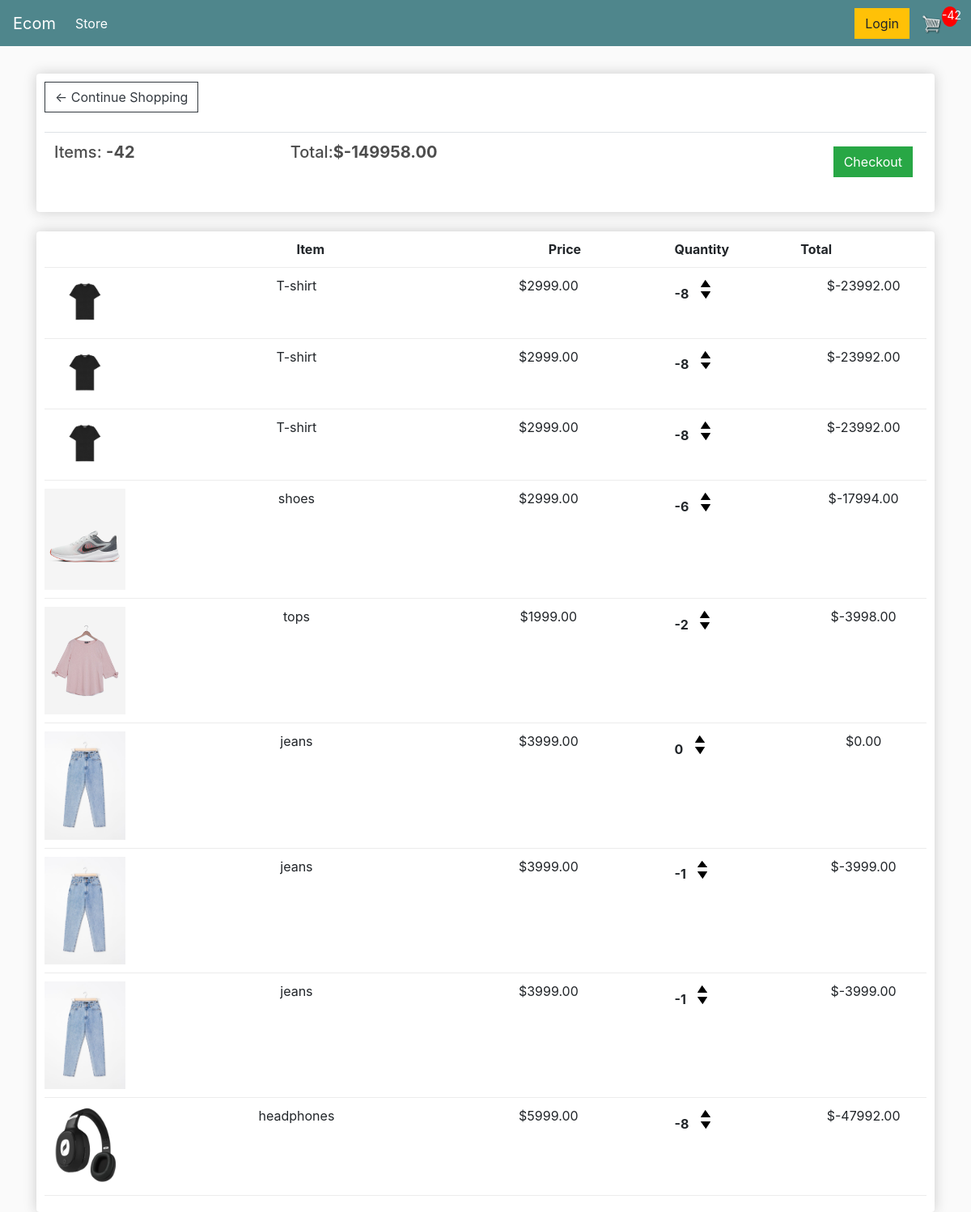
The app's page /cart/ (signed in) with its own data.
### store/models.py (models this page shows, shortened)
class Order(models.Model):
    customer = models.ForeignKey(Customer, on_delete=models.SET_NULL, null=True, blank=True)
    date_ordered = models.DateTimeField(auto_now_add=True)
    complete = models.BooleanField(default=False, null=True, blank=False)
    transaction_id = models.CharField(max_length=200, null=True)
    @property
    def get_cart_total(self):
        orderitems= self.orderitem_set.all()
        total = sum([item.get_total for item in orderitems])
        return total
    @property
    def get_cart_items(self):
        orderitems = self.orderitem_set.all()
        total = sum([item.quantity for item in orderitems])
        return total

class OrderItem(models.Model):
    product = models.ForeignKey(Product, on_delete=models.SET_NULL, null=True, blank=True)
    order = models.ForeignKey(Order, on_delete=models.SET_NULL, null=True, blank=True)
    quantity = models.IntegerField(default=0, null=True, blank=True)
    date_added = models.DateTimeField(auto_now_add=True)
    @property
    def get_total(self):
        total = self.product.price * self.quantity
        return total

class Product(models.Model):
    name = models.CharField(max_length=200, null=True)
    price = models.DecimalField(max_digits=7, decimal_places=2)
    digital = models.BooleanField(default=False, null=True, blank=False)
    image = models.ImageField(null=True, blank=True)
    @property
    def imageURL(self):
        try:
            url = self.image.url
        except:
            url = ''
        return url

### store/views.py (the view, shortened to what this page needs)
# urls.py: path('cart/', views.cart, name="cart"),
def cart(request):
     print(request.user)
     if request.user.is_authenticated:
          print(request.user)
          customer = request.user.customer
          print(customer)
          order,create = Order.objects.get_or_create(customer=customer,complete=False)
          items = order.orderitem_set.all()
          cartItems = order.get_cart_items
     context = {
          'items': items,
          'order':order,
          'cartItems':cartItems
     }
     return render(request, 'cart.html',context)

### store/models.py (called while the page is built)
    def __str__(self):
        return self.name

### store/templates/cart.html
{% extends 'main.html' %}
{% load static %}
{% block content %}
	<div class="row">
        <div class="col-lg-12">
                <div class="box-element">
                    <a  class="btn btn-outline-dark" href="{% url 'store' %}">&#x2190; Continue Shopping</a>
                    <br>
                    <br>
                    <table class="table">
                        <tr>
                            <th><h5>Items: <strong>{{order.get_cart_items}}</strong></h5></th>
                            <th><h5>Total:<strong>${{order.get_cart_total|floatformat:2}} </strong></h5></th>
                            <th>
                                <a  style="float:right; margin:5px;" class="btn btn-success" href="{% url 'checkout' %}">Checkout</a>
                            </th>
                        </tr>
                    </table>
                </div>
            <br>
            <div class="box-element">
                <div class="cart-row">
                    <div style="flex:2"></div>
                    <div style="flex:2"><strong>Item</strong></div>
                    <div style="flex:1"><strong>Price</strong></div>
                    <div style="flex:1"><strong>Quantity</strong></div>
                    <div style="flex:1"><strong>Total</strong></div>
                </div>
                {% for item in items %}
                <div class="cart-row">
                    <div style="flex:1"><img class="row-image" src="{{item.product.imageURL}}"></div>
                    <div style="flex:2"><p>{{item.product.name}}</p></div>
                    <div style="flex:2"><p>${{item.product.price|floatformat:2}}</p></div>
                    <div style="flex:1">
                        <p class="quantity">{{item.quantity}}</p>
                        <div class="quantity">
                            <img data-product={{item.product.id}} data-action="add" class="chg-quantity update-cart" src="{% static 'images/arrow-up.png' %}">
                            <img data-product={{item.product.id}} data-action="remove" class="chg-quantity update-cart" src="{% static 'images/arrow-down.png' %}">
                        </div>
                    </div>
                    <div style="flex:1"><p>${{item.get_total}}</p></div>
                </div>
                {% endfor %}
    </div>
{% endblock content %}

### static/css/main.css (style rules this page uses)
body { background-color: hsl(0, 0%, 98%); }
h1,h2,h3,h4,h5,h6 { color:hsl(0, 0%, 30%); }
.box-element { box-shadow:hsl(0, 0%, 80%) 0 0 16px; background-color: #fff; border-radius: 4px; padding: 10px; }
.col-lg-4, .col-lg-6, .col-lg-8, .col-lg-12 { margin-top: 10px; }
.btn { border-radius: 0; }
.row-image { width: 100px; }
.cart-row { display: flex; align-items: flex-stretch; padding-bottom: 10px; margin-bottom: 10px; border-bottom: 1px solid #ececec; }
.quantity { display: inline-block; font-weight: 700; padding-right:10px; }
.chg-quantity { width: 12px; cursor: pointer; display: block; margin-top: 5px; transition:.1s; }
p { text-align: center; }

### records on screen
Order: get_cart_items "-42", get_cart_total "-149958.00"
OrderItem: product.imageURL (picture), product.name "T-shirt", product.price "2999.00", quantity "-8", get_total "-23992.00"
OrderItem: product.imageURL (picture), product.name "T-shirt", product.price "2999.00", quantity "-8", get_total "-23992.00"
OrderItem: product.imageURL (picture), product.name "T-shirt", product.price "2999.00", quantity "-8", get_total "-23992.00"
OrderItem: product.imageURL (picture), product.name "shoes", product.price "2999.00", quantity "-6", get_total "-17994.00"
OrderItem: product.imageURL (picture), product.name "tops", product.price "1999.00", quantity "-2", get_total "-3998.00"
OrderItem: product.imageURL (picture), product.name "jeans", product.price "3999.00", quantity "0", get_total "0.00"
OrderItem: product.imageURL (picture), product.name "jeans", product.price "3999.00", quantity "-1", get_total "-3999.00"
OrderItem: product.imageURL (picture), product.name "jeans", product.price "3999.00", quantity "-1", get_total "-3999.00"
OrderItem: product.imageURL (picture), product.name "headphones", product.price "5999.00", quantity "-8", get_total "-47992.00"

### other values on screen
{{ cartItems }} "-42"
